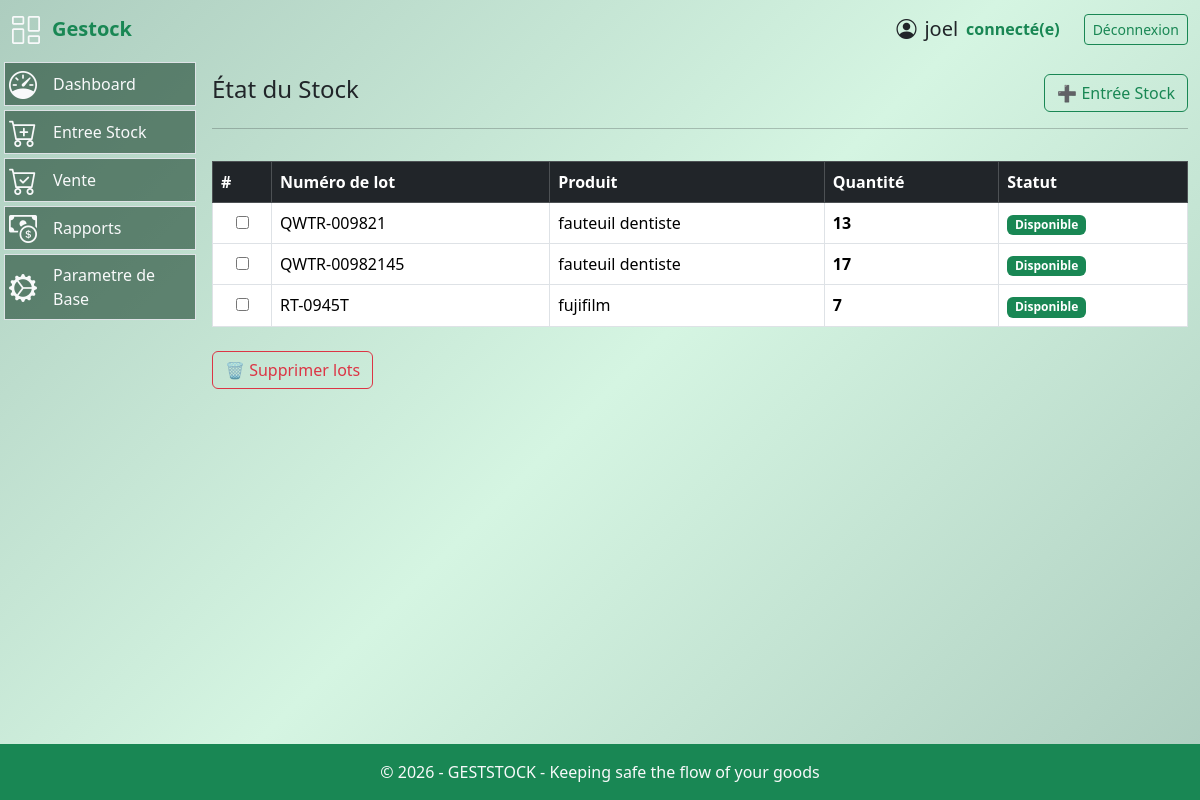
/stock (signed in), run on an earlier commit of the app's database.
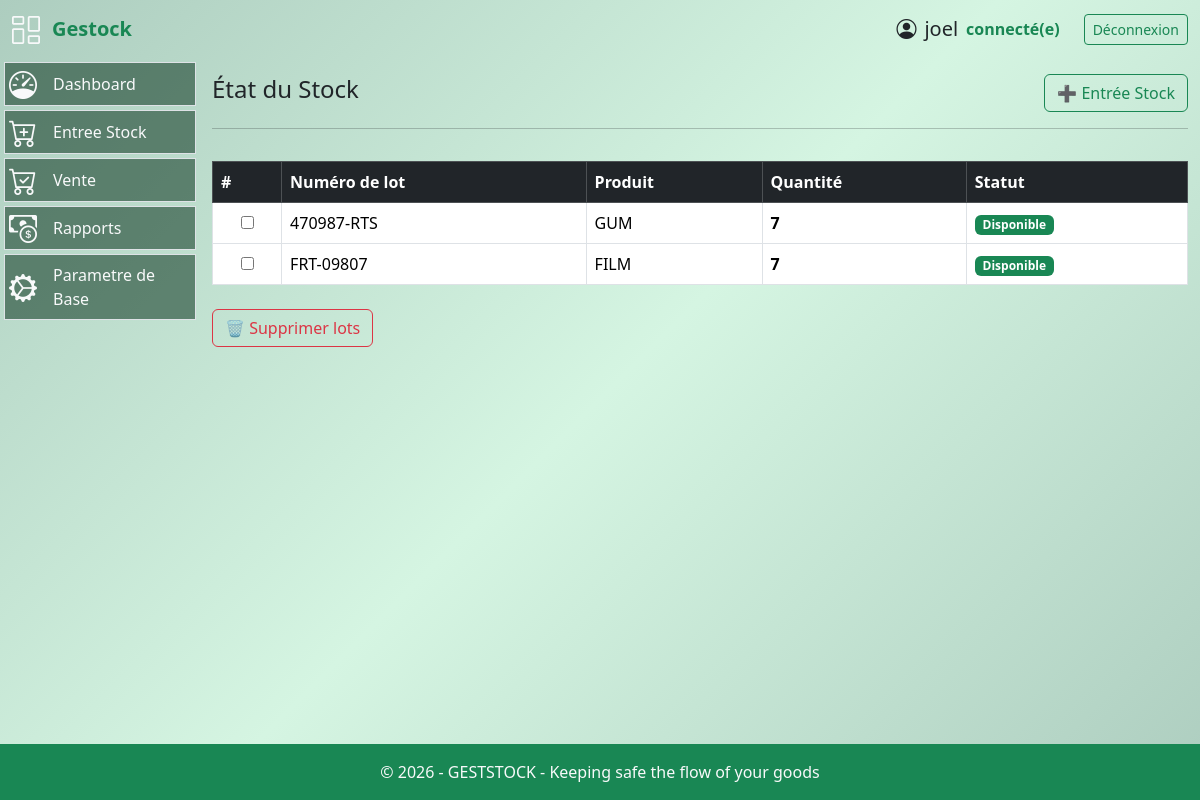
And on a later commit of the database.
### models.py (models this page shows, shortened)
class User(UserMixin, db.Model):
  id = db.Column(db.Integer, primary_key=True)
  username = db.Column(db.String(64), index=True, nullable=False)
  email = db.Column(db.String(120), unique=True, nullable=False)
  password_hash = db.Column(db.String(256))
  role = db.Column(db.String(20), nullable=False, default='operateur')
  joined_at = db.Column(db.DateTime(), default = datetime.now(timezone.utc), index = True)
  must_change_password = db.Column(db.Boolean, default=False)
  __table_args__ = (
      db.UniqueConstraint('email', name='uq_user_email'),
  )

class Stock(db.Model):
    id = db.Column(db.Integer, primary_key=True)
    produit_id = db.Column(
        db.Integer,
        db.ForeignKey("produit.id"),
        nullable=False
    )
    numero_lot = db.Column(db.String(120), nullable=False)
    quantite = db.Column(db.Integer, nullable=False, default=0)
    seuil_alerte = db.Column(db.Integer, default=5)
    date_creation = db.Column(db.DateTime(), default = datetime.now(timezone.utc), index = True)
    __table_args__ = (
    db.UniqueConstraint("produit_id", "numero_lot", name="uix_produit_lot"),
)

class Produit(db.Model):
  id = db.Column(db.Integer, primary_key=True)
  nom_produit = db.Column(db.String(128), nullable=False,index=True)
  code_produit = db.Column(db.String(256), nullable=False, unique=True)
  description = db.Column(db.String(256), nullable=False)
  image = db.Column(db.String(255), nullable=True)
  stocks = db.relationship("Stock", backref="produit", lazy=True)

### routes.py (the view)
@app.route("/stock", methods=["GET"])
@login_required
def etat_stock():
    produits_all = Produit.query.order_by(Produit.nom_produit).all()
    stocks = (
        Stock.query
        .join(Produit)
        .filter(Stock.quantite > 0)
        .order_by(Stock.numero_lot)
        .all()
    )
    return render_template(
        "ajout_stock.html",   # ta page unique
        stocks=stocks,
        produits_all=produits_all
    )

### routes.py (called while the page is built)
@app.after_request
def disable_cache(response):
    response.headers["Cache-Control"] = "no-store, no-cache, must-revalidate, private"
    response.headers["Pragma"] = "no-cache"
    response.headers["Expires"] = "0"
    return response

@login_manager.user_loader
def load_user(user_id):
    return User.query.get(int(user_id))

@app.context_processor
def utility_processor():
    def is_active(endpoint):
        return request.endpoint == endpoint
    return dict(is_active=is_active)

### templates/ajout_stock.html (shortened to what this page needs)
{% extends "base.html" %}
{% block content %}
<div class="py-3">
  <div class="d-flex justify-content-between align-items-center">
    <h4>État du Stock</h4>
    <button class="btn btn-outline-success"
            data-bs-toggle="modal"
            data-bs-target="#addAchatModal">
      ➕ Entrée Stock
    </button>
  </div>
  <hr>
  {% if stocks %}
<form action="{{ url_for('delete_lot') }}" method="post">
  <div class="table-responsive" style="max-height: 350px;">
    <table class="table table-bordered table-hover mt-3">
      <thead class="table-dark">
        <tr>
          <th>#</th>
          <th>Numéro de lot</th>
          <th>Produit</th>
          <th>Quantité</th>
          <th>Statut</th>
        </tr>
      </thead>
      <tbody>
      {% for s in stocks %}
        <tr>
          <td class="text-center align-middle">
            <input type="checkbox"
                   name="stock_ids[]"
                   value="{{ s.id }}">
          </td>
          <td>{{ s.numero_lot }}</td>
          <td>{{ s.produit.nom_produit }}</td>
          <td class="fw-bold">{{ s.quantite }}</td>
          <td>
            {% if s.quantite == 0 %}
              <span class="badge bg-danger">Rupture</span>
            {% elif s.quantite < s.seuil_alerte %}
              <span class="badge bg-warning text-dark">Faible</span>
            {% else %}
              <span class="badge bg-success">Disponible</span>
            {% endif %}
          </td>
        </tr>
      {% endfor %}
      </tbody>
    </table>
  </div>
  <button type="submit"
          class="btn btn-outline-danger mt-2"
          onclick="return confirm('Supprimer les lots sélectionnés ?')">
    🗑 Supprimer lots
  </button>
</form>
{% else %}
  <div class="alert alert-warning text-center mt-3">
    Aucun produit en stock pour le moment.
  </div>
{% endif %}
{% endblock %}

### templates/base.html (shortened to what this page needs)
<!DOCTYPE html>
<html lang="fr">
<head>
    <link rel="stylesheet" href="/static/style/styles.css">
    <link rel="stylesheet" href="{{ url_for('static', filename='css/bootstrap.min.css') }}">
    <link rel="stylesheet" href="{{ url_for('static', filename='style/styles.css') }}">
    <link rel="stylesheet" href="https://cdn.jsdelivr.net/npm/bootstrap-icons@1.11.3/font/bootstrap-icons.css">
</head>
<body class="d-flex flex-column min-vh-100 bg-gradient-success">
    <header class="container-fluid py-2">
        <div class="row align-items-between">
            <div class="col-2 gap-2 d-flex align-items-center">
                    <i class="bi bi-columns-gap text-light fs-3"></i>
                <span class="fs-5 px-1 fw-semibold text-success">
                    Gestock
                </span>
            </div>
            <div class="col-10 d-flex gap-4 justify-content-end align-items-center">
                {% if current_user.is_authenticated %}
                    <div class="d-flex justify-content-end align-items-center ">
                        <span class="fs-5 d-flex justify-content-end mx-2 align-items-center">
                            <i class="bi bi-person-circle fs-5 mx-2"></i>
                            {{ current_user.username }}
                        </span>
                        <span class="fs-6 fw-semibold text-success">connecté(e)</span>
                    </div>
                    <div>
                        <a href="{{ url_for('logout') }}" class="btn btn-sm btn-outline-success">
                            Déconnexion
                        </a>
                    </div>
                {% endif %}
            </div>
        </div>
    </header>
    <main class="container-fluid flex-fill">
            <div class="row">
                {% if current_user.is_authenticated %}
                {% if request.path.startswith('/gestion_materiel') %}
                <nav class="col-3 col-md-2 p-1">
                            {% set active_pages = ['paiement', 'produit', 'client', 'dashboard', 'transaction', 'facture', 'stock', 'user'] %}
                        <ul class="nav flex-column gap-1">
                            {% if current_user.role in ["admin","operateur"] %}
                            <li class="nav-item  px-1  {{ 'active bg-nav2' if is_active('gestion_materiel/client') else '' }}
                                bg-nav-hover bg-nav border d-flex flex-fill justify-content-start align-items-center">
                                <i class="bi bi-person-standing text-light fs-3"></i>
                                <a class="nav-link active text-light" href="{{ url_for('client') }}">Gestion Clients</a>
                            </li>
                            <li class="{{ 'active bg-nav2' if is_active('gestion_materiel/add_produit') else '' }} nav-item bg-nav-hover bg-nav px-1 border d-flex flex-fill justify-content-start align-items-center">
                                <i class="bi bi-bag-fill text-light fs-3"></i>
                                <a class="nav-link text-light" href="{{url_for('produit')}}">Gestion Produits</a>
                            </li>
                            {% endif %}
                            {% if current_user.role == "admin" %}
                            <li class="{{ 'bg-nav2' if is_active('gestion_materiel/compagnie') else '' }} nav-item bg-nav-hover bg-nav px-1 border d-flex flex-fill justify-content-start align-items-center">
                                <i class="bi bi-building fs-3 text-light"></i>
                                <a class="nav-link text-light" href="{{url_for('compagnie')}}">Ma Compagnie</a>
                            </li>
                            <li class="{{ 'bg-nav2' if is_active('gestion_materiel/user') else '' }} nav-item bg-nav-hover bg-nav px-1 border d-flex flex-fill justify-content-start align-items-center">
                                <i class="bi bi-people fs-3 text-light"></i>
                                <a class="nav-link text-light" href="{{url_for('user')}}">Gestion Utilisateurs</a>
                            </li>
                            {% endif %}
                            {% if current_user.role in ["admin","operateur"] %}
                            <li class="nav-item bg-nav-hover bg-nav px-1 border d-flex flex-fill justify-content-start align-items-center">
                                <i class="bi bi-arrow-left-square-fill text-light fs-3"></i>
                                {% if current_user.role == "admin" %}
                                <a class="nav-link text-light"  href="{{url_for('dashboard')}}">Retour</a>
                                {% else %}
                                <a class="nav-link text-light"  href="{{url_for('entree_stock')}}">Retour</a>
                                {% endif %}
                            </li>
                            {% endif %}
                        </ul>
                    </nav>
                    {% else %}
                    <nav class="col-3 col-md-2 p-1">
                        <ul class="nav flex-column gap-1">
                            {% if current_user.role == "admin" %}
                            <li class=" {{ 'bg-nav2' if is_active('dashboard') else '' }} nav-item bg-nav-hover bg-nav px-1 border d-flex flex-fill justify-content-start align-items-center">
                                <i class="bi bi-speedometer text-light fs-3"></i>
                                <a class="nav-link active text-light" href="{{ url_for('dashboard') }}">Dashboard</a>
                            </li>
                            {% endif %}
                            {% if current_user.role in ["admin","operateur"] %}
                            <li class="{{ 'bg-nav2' if is_active('ajouter_stock') else '' }} nav-item bg-nav-hover bg-nav px-1 border d-flex flex-fill justify-content-start align-items-center">
                                <i class="bi-cart-plus text-light fs-3"></i>
                                <a class="nav-link text-light" href="{{url_for('ajouter_stock')}}">Entree Stock</a>
                            </li>
                            {% endif %}
                            {% if current_user.role == "admin" %}
                            <li class="{{ 'bg-nav2' if is_active('liste_transactions_en_cours') else '' }} nav-item bg-nav-hover bg-nav px-1 border d-flex flex-fill justify-content-start align-items-center">
                                <i class="bi-cart-check text-light fs-3"></i>
                                <a class="nav-link text-light" href="{{url_for('nouvelle_vente')}}">Vente</a>
                            </li>
                            <li class="{{ 'bg-nav2' if is_active('rapport') else '' }} nav-item bg-nav-hover bg-nav px-1 border d-flex flex-fill justify-content-start align-items-center">
                                <i class="bi bi-cash-coin text-light fs-3"></i>
                                <a class="nav-link text-light" href="{{url_for('rapport')}}">Rapports</a>
                            </li>
                            {% endif %}
                            {% if current_user.role in ["admin","operateur"] %}
                            <li class="nav-item bg-nav-hover bg-nav px-1 border d-flex flex-fill justify-content-start align-items-center">
                                <i class="bi bi-gear-wide-connected text-light fs-3"></i>
                                <a class="nav-link text-light" href="{{url_for('client')}}">Parametre de Base</a>
                            </li>
                            {% endif %}
                        </ul>
                    </nav>
                    {% endif %}
                 {% endif %}
                  <section class="{% if current_user.is_authenticated %}col-9 col-md-10{% else %}col-12{% endif %}">
                     {% block content %}{% endblock %}
                  </section>
             </div>
    </main>
    <footer class="bg-success text-light text-center py-3 mt-auto">
        <p class="mb-0">© 2026 - GESTSTOCK - Keeping safe the flow of your goods </p>
    </footer>
</body>
</html>

### static/style/styles.css (style rules this page uses)
body,html { min-height: 100%; }
.bg-gradient-success { background: linear-gradient(135deg, #adcdbf, #d5f5e2, #adcdbf); }
.bg-nav { background-color: #113a248f; }

What changed in the data, as far as the page shows it:
removed Stock: numero_lot "QWTR-009821", produit.nom_produit "fauteuil dentiste", quantite "13", seuil_alerte "Disponible"
removed Stock: numero_lot "QWTR-00982145", produit.nom_produit "fauteuil dentiste", quantite "17", seuil_alerte "Disponible"
removed Stock: numero_lot "RT-0945T", produit.nom_produit "fujifilm", quantite "7", seuil_alerte "Disponible"
added Stock: numero_lot "470987-RTS", produit.nom_produit "GUM", quantite "7", seuil_alerte "Disponible"
added Stock: numero_lot "FRT-09807", produit.nom_produit "FILM", quantite "7", seuil_alerte "Disponible"
